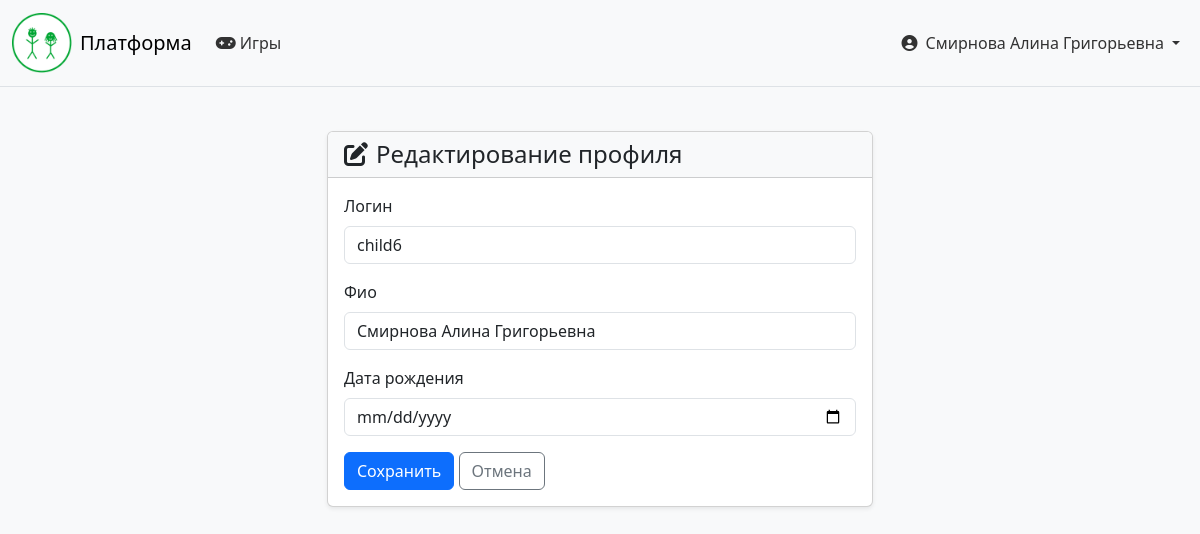
/profile/edit/ (signed in), run on the app's committed database.
### accounts/models.py (models this page shows, shortened)
class CUsers(models.Model):
    username = models.CharField('логин', max_length=150, unique=True)
    name = models.CharField('фио', max_length=150)
    date_of_b = models.DateField('дата рождения')
    role = models.CharField(max_length=20, choices=[
        ('admin', 'Администратор'),
        ('doctor', 'Врач'),
        ('parent', 'Родитель'),
        ('child', 'Ребёнок'),
    ], default='child')
    password = models.CharField('пароль', max_length=150)
    is_auth = models.BooleanField(default=False)
    created_at = models.DateTimeField(auto_now_add=True)
    children = models.ManyToManyField(
        'self',
        symmetrical=False,
        related_name='parents',
        blank=True
    )
    patients = models.ManyToManyField(
        'self',
        symmetrical=False,
        related_name='doctors',
        blank=True,
        limit_choices_to={'role': 'child'}
    )
    connection_code = models.CharField(max_length=10, blank=True, null=True, unique=True)
    code_expires = models.DateTimeField(blank=True, null=True)
    class Meta:
        verbose_name = 'Пользователь'
        verbose_name_plural = 'Пользователи'

### accounts/views.py (the view)
# urls.py: path('profile/edit/', views.profile_edit_view, name='profile_edit'),
def profile_edit_view(request):
    user_id = request.session.get('user_id')
    if not user_id:
        return redirect('login')
    user = get_object_or_404(CUsers, id=user_id)
    form_class = ProfileSelfEditForm
    if request.method == 'POST':
        form = form_class(request.POST, instance=user)
        if form.is_valid():
            form.save()
            messages.success(request, 'Профиль обновлён')
            return redirect('profile')
    else:
        form = form_class(instance=user)
    context = {
        'form': form,
        'user': user,
    }
    return render(request, 'profile_edit.html', context)

### accounts/forms.py (shortened to what this page needs)
class ProfileSelfEditForm(forms.ModelForm):
    class Meta:
        model = CUsers
        fields = ['username', 'name', 'date_of_b']
        widgets = {
            'username': forms.TextInput(attrs={'class': 'form-control'}),
            'name': forms.TextInput(attrs={'class': 'form-control'}),
            'date_of_b': forms.DateInput(attrs={'class': 'form-control', 'type': 'date'}),
        }

### accounts/templates/profile_edit.html (shortened to what this page needs)
{% extends 'base.html' %}
{% block content %}
<div class="container mt-4">
    <div class="row">
        <div class="col-lg-6 mx-auto">
            <div class="card shadow-sm">
                <div class="card-header bg-light">
                    <h4 class="mb-0"><i class="fas fa-edit me-2"></i>Редактирование профиля</h4>
                </div>
                <div class="card-body">
                    <form method="post">
                        {% for field in form %}
                        <div class="mb-3">
                            <label for="{{ field.id_for_label }}" class="form-label">{{ field.label }}</label>
                            {{ field }}
                        </div>
                        {% endfor %}
                        <button type="submit" class="btn btn-primary">Сохранить</button>
                        <a href="{% url 'profile' %}" class="btn btn-outline-secondary">Отмена</a>
                    </form>
                </div>
            </div>
        </div>
    </div>
</div>
{% endblock %}

### accounts/templates/base.html (shortened to what this page needs)
{% load static %}
<!DOCTYPE html>
<html lang="ru">
<head>
    <link href="https://cdn.jsdelivr.net/npm/bootstrap@5.3.2/dist/css/bootstrap.min.css" rel="stylesheet">
    <link rel="stylesheet" href="https://cdnjs.cloudflare.com/ajax/libs/font-awesome/6.5.1/css/all.min.css">
</head>
<body>
    <nav class="navbar navbar-expand-lg navbar-light bg-light border-bottom sticky-top">
        <div class="container-fluid">
            <a class="navbar-brand d-flex align-items-center" href="{% url 'home' %}">
                <img src="{% static 'img/logo.png' %}" alt="Логотип" class="me-2" onerror="this.style.display='none'">
                <span>Платформа</span>
            </a>
            <div class="collapse navbar-collapse" id="navbarNav">
                <ul class="navbar-nav me-auto">
                    {% if request.session.user_role == 'admin' %}
                    <li class="nav-item"><a class="nav-link" href="{% url 'admin_dashboard' %}"><i class="fas fa-tachometer-alt me-1"></i>Панель</a></li>
                    <li class="nav-item"><a class="nav-link" href="{% url 'admin_verify_licenses' %}"><i class="fas fa-id-card me-1"></i>Лицензии</a></li>
                    <li class="nav-item"><a class="nav-link" href="{% url 'admin_bulk_assign' %}"><i class="fas fa-users me-1"></i>Назначения</a></li>
                    {% elif request.session.user_role == 'doctor' %}
                    <li class="nav-item"><a class="nav-link" href="{% url 'doctor_dashboard' %}"><i class="fas fa-tachometer-alt me-1"></i>Панель</a></li>
                    <li class="nav-item"><a class="nav-link" href="{% url 'profile' %}"><i class="fas fa-user me-1"></i>Профиль</a></li>
                    {% elif request.session.user_role == 'parent' and request.session.user_id %}
                    <li class="nav-item"><a class="nav-link" href="{% url 'parent_dashboard' request.session.user_id %}"><i class="fas fa-home me-1"></i>Мои дети</a></li>
                    <li class="nav-item"><a class="nav-link" href="{% url 'profile' %}"><i class="fas fa-user me-1"></i>Профиль</a></li>
                    {% elif request.session.user_role == 'child' and request.session.user_id %}
                    <li class="nav-item"><a class="nav-link" href="{% url 'game_dashboard' request.session.user_id %}"><i class="fas fa-gamepad me-1"></i>Игры</a></li>
                    {% else %}
                    <li class="nav-item"><a class="nav-link" href="{% url 'home' %}"><i class="fas fa-home me-1"></i>Главная</a></li>
                    <li class="nav-item"><a class="nav-link" href="{% url 'register_choice' %}"><i class="fas fa-user-plus me-1"></i>Регистрация</a></li>
                    {% endif %}
                </ul>
                <ul class="navbar-nav">
                    {% if request.session.user_name %}
                    <li class="nav-item dropdown">
                        <a class="nav-link dropdown-toggle d-flex align-items-center" href="#" id="userDropdown" role="button" data-bs-toggle="dropdown" aria-expanded="false">
                            <i class="fas fa-user-circle me-2"></i>
                            <span class="d-none d-md-inline">{{ request.session.user_name }}</span>
                        </a>
                    </li>
                    {% else %}
                    <li class="nav-item"><a class="nav-link" href="{% url 'login' %}"><i class="fas fa-sign-in-alt me-1"></i>Вход</a></li>
                    {% endif %}
                </ul>
            </div>
        </div>
    </nav>
    <main {% block main_attr %}class="main-default"{% endblock %}>
        <div class="main-content">
            {% block content %}
            {% endblock %}
        </div>
    </main>
</body>
</html>

### accounts/templates/base.html (style rules this page uses)
html, body { height: 100%; margin: 0; display: flex; flex-direction: column; }
body { font-family: 'Muller', system-ui, sans-serif; background-color: #f8f9fa; color: #343a40; }
main { flex: 1; display: flex; flex-direction: column; padding: 0; }
main .main-content { flex: 1; width: 100%; max-width: 1200px; margin: 0 auto; padding: 20px; }
.navbar-brand img { max-height: 60px; }
.nav-link { color: rgba(0,0,0,0.8) !important; }
.dropdown-toggle::after { margin-left: 0.5em; }

### data on the page
CUsers: session.user_name "Смирнова Алина Григорьевна", form "child6" "Смирнова Алина Григорьевна"

### other printed values
{{ field.label }} "Логин" "Фио" "Дата рождения"
